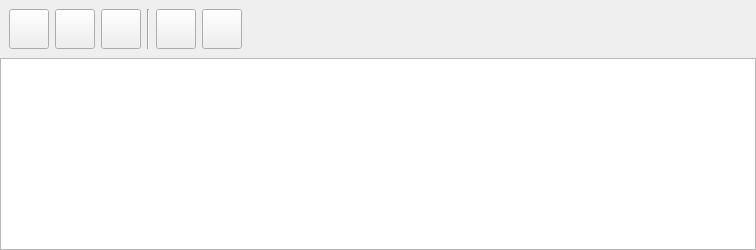
         <widget class="QWidget" name="pageProveedores">
          <layout class="QGridLayout" name="gridLayout_8">
           <property name="leftMargin">
            <number>0</number>
           </property>
           <property name="topMargin">
            <number>0</number>
           </property>
           <property name="rightMargin">
            <number>0</number>
           </property>
           <property name="bottomMargin">
            <number>0</number>
           </property>
           <property name="spacing">
            <number>0</number>
           </property>
           <item row="0" column="0">
            <widget class="QWidget" name="proveedorWidget" native="true">
             <property name="minimumSize">
              <size>
               <width>0</width>
               <height>58</height>
              </size>
             </property>
             <property name="styleSheet">
              <string notr="true"/>
             </property>
             <layout class="QHBoxLayout" name="horizontalLayout_8">
              <item>
               <widget class="QPushButton" name="addProveedor">
                <property name="minimumSize">
                 <size>
                  <width>40</width>
                  <height>40</height>
                 </size>
                </property>
                <property name="toolTip">
                 <string>Añadir Proveedor (Alt+Ins)</string>
                </property>
                <property name="autoFillBackground">
                 <bool>false</bool>
                </property>
                <property name="styleSheet">
                 <string notr="true">QPushButton {
	pading 8px 0 8px 15px;
}</string>
                </property>
                <property name="text">
                 <string/>
                </property>
                <property name="icon">
                 <iconset resource="resources.qrc">
                  <normaloff>:/icons/icon/add.ico</normaloff>:/icons/icon/add.ico</iconset>
                </property>
                <property name="iconSize">
                 <size>
                  <width>25</width>
                  <height>25</height>
                 </size>
                </property>
                <property name="shortcut">
                 <string>Alt+Ins</string>
                </property>
               </widget>
              </item>
              <item>
               <widget class="QPushButton" name="modifyProveedor">
                <property name="minimumSize">
                 <size>
                  <width>40</width>
                  <height>40</height>
                 </size>
                </property>
                <property name="toolTip">
                 <string>Modificar Proveedor</string>
                </property>
                <property name="text">
                 <string/>
                </property>
                <property name="icon">
                 <iconset resource="resources.qrc">
                  <normaloff>:/icons/icon/modify.ico</normaloff>:/icons/icon/modify.ico</iconset>
                </property>
                <property name="iconSize">
                 <size>
                  <width>28</width>
                  <height>28</height>
                 </size>
                </property>
               </widget>
              </item>
              <item>
               <widget class="QPushButton" name="deleteProveedor">
                <property name="minimumSize">
                 <size>
                  <width>40</width>
                  <height>40</height>
                 </size>
                </property>
                <property name="toolTip">
                 <string>Dar de baja un Proveedor (Alt+Supr)</string>
                </property>
                <property name="text">
                 <string/>
                </property>
                <property name="icon">
                 <iconset resource="resources.qrc">
                  <normaloff>:/icons/icon/cancel.ico</normaloff>:/icons/icon/cancel.ico</iconset>
                </property>
                <property name="iconSize">
                 <size>
                  <width>25</width>
                  <height>25</height>
                 </size>
                </property>
                <property name="shortcut">
                 <string>Alt+Del</string>
                </property>
               </widget>
              </item>
              <item>
               <widget class="Line" name="line_8">
                <property name="orientation">
                 <enum>Qt::Vertical</enum>
                </property>
               </widget>
              </item>
              <item>
               <widget class="QPushButton" name="searchProveedor">
                <property name="minimumSize">
                 <size>
                  <width>40</width>
                  <height>40</height>
                 </size>
                </property>
                <property name="toolTip">
                 <string>Buscar Proveedor</string>
                </property>
                <property name="text">
                 <string/>
                </property>
                <property name="icon">
                 <iconset resource="resources.qrc">
                  <normaloff>:/icons/icon/search.ico</normaloff>:/icons/icon/search.ico</iconset>
                </property>
                <property name="iconSize">
                 <size>
                  <width>25</width>
                  <height>25</height>
                 </size>
                </property>
               </widget>
              </item>
              <item>
               <widget class="QPushButton" name="cleanProveedor">
                <property name="minimumSize">
                 <size>
                  <width>40</width>
                  <height>40</height>
                 </size>
                </property>
                <property name="toolTip">
                 <string>Limpiar Proveedor (F6)</string>
                </property>
                <property name="text">
                 <string/>
                </property>
                <property name="icon">
                 <iconset resource="resources.qrc">
                  <normaloff>:/icons/icon/reload.ico</normaloff>:/icons/icon/reload.ico</iconset>
                </property>
                <property name="iconSize">
                 <size>
                  <width>25</width>
                  <height>25</height>
                 </size>
                </property>
                <property name="shortcut">
                 <string>F6</string>
                </property>
               </widget>
              </item>
              <item>
               <spacer name="horizontalSpacer_8">
                <property name="orientation">
                 <enum>Qt::Horizontal</enum>
                </property>
                <property name="sizeHint" stdset="0">
                 <size>
                  <width>505</width>
                  <height>17</height>
                 </size>
                </property>
               </spacer>
              </item>
             </layout>
            </widget>
           </item>
           <item row="1" column="0">
            <widget class="QTableWidget" name="tableWidget"/>
           </item>
          </layout>
         </widget>
